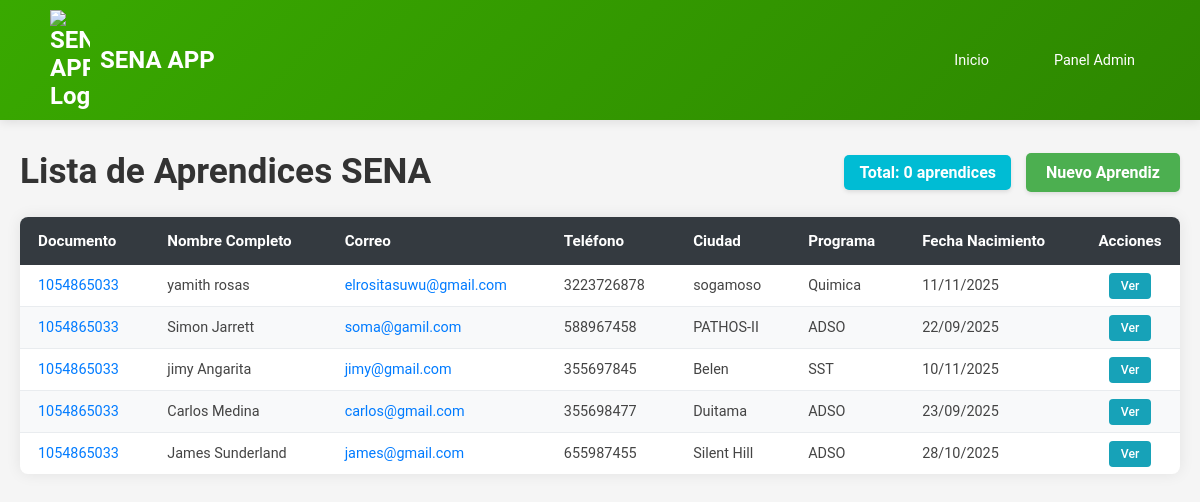
The app's page /aprendices/ with its own data.
### aprendices/models.py (models this page shows, shortened)
class aprendices(models.Model):
  firstname = models.CharField(max_length=255)
  lastname = models.CharField(max_length=255)
  email = models.EmailField(max_length=255)
  phone = models.CharField(max_length=255)
  cedula = models.CharField(max_length=15, default='*********')
  city = models.CharField(max_length=255)
  date_of_birth = models.DateField()
  address = models.CharField(max_length=255)
  programa = models.CharField(max_length=255, blank=True, null=True)

### aprendices/views.py (the view)
# urls.py: path('aprendices/', views.aprendices_list, name='aprendices_list'),
def aprendices_list(request):
    lista_de_aprendices = aprendices.objects.all()
    template = loader.get_template('all_aprendices.html')
    context = {
        'aprendices': lista_de_aprendices,
    }
    return HttpResponse(template.render(context, request))

### aprendices/templates/all_aprendices.html (shortened to what this page needs)
{% extends "master.html" %}
{% load static %}
{% block content %}
<div class="list-container">
    <div class="list-header-row">
        <h1 class="list-title">Lista de Aprendices SENA</h1>
        <div class="list-actions">
            <span class="total-badge">
                Total: {{ total_aprendices|default:"0" }} aprendices
            </span>
            <a href="/nuevo_aprendiz/" class="btn-new-aprendiz">
                Nuevo Aprendiz
            </a>
        </div>
    </div>
    <table class="sena-table">
        <thead>
            <tr>
                <th>Documento</th>
                <th>Nombre Completo</th>
                <th>Correo</th>
                <th>Teléfono</th>
                <th>Ciudad</th>
                <th>Programa</th>
                <th>Fecha Nacimiento</th>
                <th class="actions-col">Acciones</th>
            </tr>
        </thead>
        <tbody>
            {% for aprendiz in aprendices %}
            <tr>
                <td><a href="/aprendices/{{ aprendiz.id }}/">{{ aprendiz.cedula }}</a></td>
                <td>{{ aprendiz.firstname }} {{ aprendiz.lastname }}</td>
                <td>
                    <a href="mailto:{{ aprendiz.email }}">
                        {{ aprendiz.email }}
                    </a>
                </td>
                <td>{{ aprendiz.phone }}</td>
                <td>{{ aprendiz.city }}</td>
                <td>{{ aprendiz.programa }}</td>
                <td>{{ aprendiz.date_of_birth|date:"d/m/Y" }}</td>
                <td class="actions-col">
                    <a href="/aprendices/{{ aprendiz.id }}/" class="btn-action btn-view">Ver</a>
                </td>
            </tr>
            {% empty %}
            <tr>
                <td colspan="8" style="text-align: center;">
                    No hay aprendices registrados.
                </td>
            </tr>
            {% endfor %}
        </tbody>
    </table>
</div>
{% endblock %}
{% block extra_css %}
<link rel="stylesheet" href="{% static 'all.css' %}">
<link rel="stylesheet" href="{% static 'main.css' %}">
{% endblock %}

### aprendices/templates/master.html (shortened to what this page needs)
{% load static %}
<!DOCTYPE html>
<html lang="es">
<head>
    <link rel="stylesheet" href="{% static 'master.css' %}">
    <link rel="stylesheet" href="{% static 'main.css' %}">
    {% block extra_css %}{% endblock %}
</head>
<body>
    <header class="sena-header">
        <div class="sena-header-content">
            <div class="sena-logo-container">
                <img src="{% static 'SENA.png' %}" alt="SENA APP Logo" class="sena-logo-img">
                <span class="sena-app-text">SENA APP</span>
            </div>
            <nav class="sena-nav">
                <a href="/">Inicio</a>
                <a href="/admin/">Panel Admin</a>
            </nav>
        </div>
    </header>
    <main>
        {% block content %}{% endblock %}
    </main>
</body>
</html>

### aprendices/static/master.css (style rules this page uses)
* { margin: 0; padding: 0; box-sizing: border-box; }
body { font-family: 'Roboto', sans-serif; background: #f5f5f5; color: #333; }
.sena-header { background: linear-gradient(135deg, #39A900 0%, #2d8700 100%); color: white; padding: 15px 0; box-shadow: 0 2px 10px rgba(0,0,0,0.1); }
.sena-header-content { max-width: 1600px; margin: 0 auto; padding: 0 30px; display: flex; align-items: center; justify-content: space-between; }
.sena-nav { display: flex; gap: 15px; }
.sena-nav a { color: white; text-decoration: none; padding: 8px 15px; border-radius: 4px; transition: background 0.3s; font-size: 0.9rem; }

### aprendices/static/main.css (style rules this page uses)
.sena-header { background-color: #008744; padding: 10px 20px; color: white; }
.sena-header-content { display: flex; justify-content: space-between; align-items: center; }
.sena-logo-img { width: 40px; height: auto; margin-right: 10px; vertical-align: middle; }
.sena-logo-container { display: flex; align-items: center; font-size: 1.5em; font-weight: bold; }
.sena-nav a { color: white; text-decoration: none; margin-left: 20px; }

### aprendices/static/all.css (style rules this page uses)
.list-container { max-width: 1200px; margin: 30px auto; padding: 0 20px; }
.list-header-row { display: flex; justify-content: space-between; align-items: flex-end; margin-bottom: 25px; }
.list-title { color: #333; font-size: 2.2em; font-weight: bold; margin: 0; }
.list-actions { display: flex; align-items: center; gap: 15px; }
.total-badge { background-color: #00bcd4; color: white; padding: 8px 15px; border-radius: 5px; font-weight: 600; font-size: 1em; box-shadow: 0 2px 4px rgba(0,0,0,0.1); }
.btn-new-aprendiz { background-color: #4CAF50; color: white; padding: 10px 20px; text-decoration: none; border-radius: 5px; font-weight: bold; font-size: 1em; transition: background-color 0.3s ease; box-shadow: 0 2px 4px rgba(0,0,0,0.1); }
.sena-table { width: 100%; border-collapse: collapse; background-color: #fff; box-shadow: 0 0 15px rgba(0, 0, 0, 0.08); border-radius: 8px; overflow: hidden; }
.sena-table thead tr { background-color: #343a40; color: white; text-align: left; height: 48px; font-weight: normal; font-size: 0.95em; }
.sena-table th { padding: 12px 18px; white-space: nowrap; }
.sena-table td { padding: 12px 18px; font-size: 0.9em; color: #444; border-bottom: 1px solid #e9ecef; }
.sena-table tbody tr:nth-of-type(even) { background-color: #f8f9fa; }
.sena-table tbody tr:last-of-type td { border-bottom: none; }
.sena-table td a { color: #007bff; text-decoration: none; }
.sena-table .actions-col { text-align: center; width: 100px; }
.btn-action.btn-view { background-color: #17a2b8; color: white; padding: 6px 12px; text-decoration: none; border-radius: 4px; font-weight: 500; font-size: 0.85em; transition: background-color 0.3s ease; }

### records on screen
aprendices: cedula "1054865033", firstname "yamith", lastname "rosas", email "elrositasuwu@gmail.com", phone "3223726878", city "sogamoso", programa "Quimica", date_of_birth "11/11/2025"
aprendices: cedula "1054865033", firstname "Simon", lastname "Jarrett", email "soma@gamil.com", phone "588967458", city "PATHOS-II", programa "ADSO", date_of_birth "22/09/2025"
aprendices: cedula "1054865033", firstname "jimy", lastname "Angarita", email "jimy@gmail.com", phone "355697845", city "Belen", programa "SST", date_of_birth "10/11/2025"
aprendices: cedula "1054865033", firstname "Carlos", lastname "Medina", email "carlos@gmail.com", phone "355698477", city "Duitama", programa "ADSO", date_of_birth "23/09/2025"
aprendices: cedula "1054865033", firstname "James", lastname "Sunderland", email "james@gmail.com", phone "655987455", city "Silent Hill", programa "ADSO", date_of_birth "28/10/2025"

### other values on screen
{{ total_aprendices|default:"0" }} "0"
